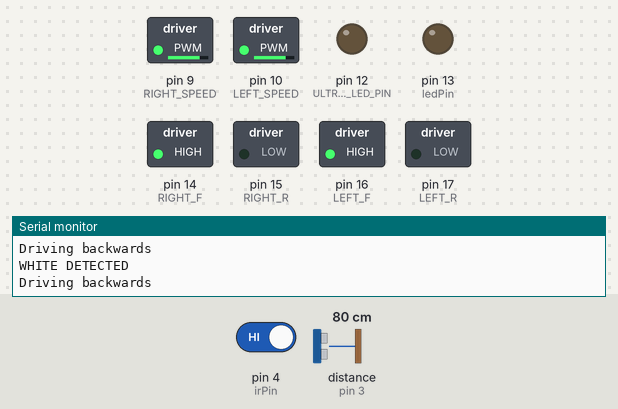
This sketch was run on a simulated Arduino Uno, built with avr-gcc and run on an emulated ATmega328P. Parts: switched loads named in the sketch (green lamp = pin HIGH), output pins drawn as LEDs (lit = HIGH), the last lines printed to the serial monitor. Wiring (inferred from the names in the program): ultrasonic range finder: trigger pin 2; echo pin 3. The test bench sets the inputs (shaded band); at power-on: pin 4 (irPin) HIGH, distance to the obstacle (sensor on pin 3) 80 cm. The echo pulse lasts 58.3 µs per cm; pins used as bus, display or sensor lines are not drawn.

Above: at 6.2 s.
6.3 s: pin 4 (irPin) driven LOW
At 7.1 s:
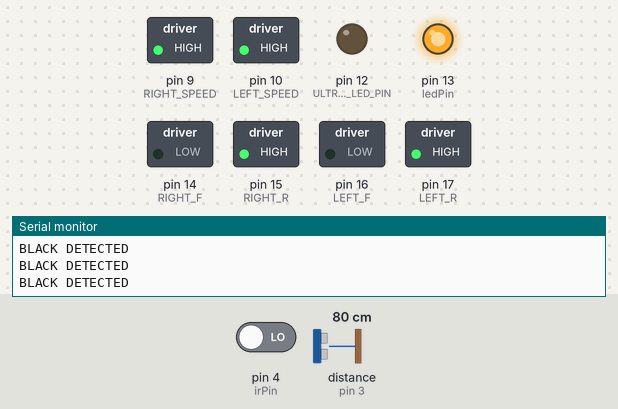
7.9 s: pin 4 (irPin) driven HIGH
At 8.05 s:
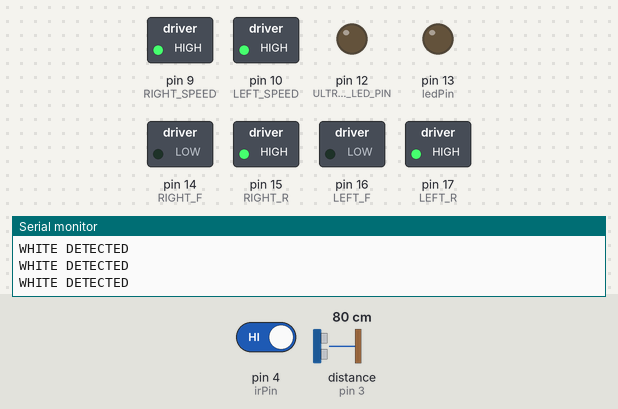
Timing chart, 0 to 10.9 s (numbered marks = the images above; inputs shaded):
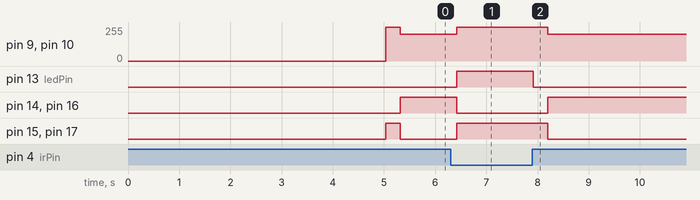

The sketch:

SUMOBOTS.ino
```cpp
#include "ultrasonic.h"

// Motor A
int RIGHT_SPEED = 9; // Speed pin, ranges from 0 to 255 (ENA)
int RIGHT_F = 14; // Pin to move motor forwards (IN1)
int RIGHT_R = 15; // Pin to move motor backwards (IN2)
// Motor B
int LEFT_SPEED = 10; // Speed pin, ranges from 0 to 255 (ENB)
int LEFT_F = 16; // Pin to move motor forwards (IN3)
int LEFT_R = 17; // Pin to move motor backwards (IN4)

// IR sensor setup
const int irPin = 4;
const int ledPin = 13;


unsigned long duration = 50;
float dist = 700;

void setup() {
  // Setting up the serial monitor
  delay(5000);
  Serial.begin (9600);
  Serial.println("Setting pins for motors");
  // Setup all the motor control pins to outputs
  pinMode (RIGHT_SPEED, OUTPUT); pinMode (RIGHT_F, OUTPUT); pinMode (RIGHT_R, OUTPUT);
  pinMode (LEFT_SPEED, OUTPUT); pinMode (LEFT_F, OUTPUT) ; pinMode (LEFT_R, OUTPUT);

  // Setup IR sensor pins
  pinMode(irPin, INPUT_PULLUP);
  pinMode(ledPin, OUTPUT);
  Serial.println("IR sensor initialized");

  // Setup ultrasonic sensor
  setupUltrasonic();
}

int whiteCount = 0;

void loop() {
  // Check IR sensor and display color detection
  checkColorSensor();
  if (digitalRead(irPin) == HIGH) {
    whiteCount++;
  } else {
    whiteCount = 0;
  }

  duration = measureDistance();
  dist = calculateDistanceCm(duration);

  if (whiteCount > 5) {
    driveBackward();
    delay(500);
  } else if (dist < 400) {
    // RAM!!!!!
    driveForward();
  } else {
    // Search
    turnRight();
  }
  // Small delay to prevent overwhelming the serial monitor
  delay(50);
}


void checkColorSensor() {
  int state = digitalRead(irPin);

  if (state == LOW) {
    // LOW typically means white/light surface detected
    digitalWrite(ledPin, HIGH);  // Turn on LED
    Serial.println("BLACK DETECTED");
  } else {
    // HIGH typically means dark/other color surface detected
    digitalWrite(ledPin, LOW);   // Turn off LED
    Serial.println("WHITE DETECTED");
  }
}

void driveForward() {
  //Serial.println("Driving forwards");
  digitalWrite(RIGHT_F, LOW);
  digitalWrite(RIGHT_R, HIGH);
  digitalWrite(LEFT_F, LOW);
  digitalWrite(LEFT_R, HIGH);
  // Setting the speeds using enA and enB
  analogWrite(RIGHT_SPEED, 255);
  analogWrite(LEFT_SPEED, 255);
}

void driveBackward() {
  Serial.println ("Driving backwards");
  digitalWrite(RIGHT_F, HIGH);
  digitalWrite(RIGHT_R, LOW);
  digitalWrite(LEFT_F, HIGH);
  digitalWrite(LEFT_R, LOW);
  // Setting the speeds using enA and enB
  analogWrite(RIGHT_SPEED, 200);
  analogWrite(LEFT_SPEED, 200);
}

void stop() {
  Serial.println ("Stop driving");
  digitalWrite(RIGHT_F, LOW);
  digitalWrite(RIGHT_R, LOW);
  digitalWrite(LEFT_F, LOW);
  digitalWrite(LEFT_R, LOW);
  // Setting the speeds using enA and enB
  analogWrite(RIGHT_SPEED, 0);
  analogWrite(LEFT_SPEED, 0);
}

void turnLeft() {
  Serial.println ("Turn Left");
  digitalWrite(RIGHT_F, LOW);
  digitalWrite(RIGHT_R, HIGH);
  digitalWrite(LEFT_F, HIGH);
  digitalWrite(LEFT_R, LOW);
  // Setting the speeds using enA and enB
  analogWrite(RIGHT_SPEED, 20);
  analogWrite(LEFT_SPEED, 20);
}

void turnRight() {
  Serial.println ("Turn Right");
  digitalWrite(RIGHT_F, HIGH);
  digitalWrite(RIGHT_R, LOW);
  digitalWrite(LEFT_F, LOW);
  digitalWrite(LEFT_R, HIGH);
  // Setting the speeds using enA and enB
  analogWrite(RIGHT_SPEED, 170);
  analogWrite(LEFT_SPEED, 170);
}
```

ultrasonic.h
```cpp
#ifndef ULTRASONIC_H
#define ULTRASONIC_H

#include <Arduino.h>

// Ultrasonic sensor pin definitions
const int TRIG_PIN = 2;    // Changed from 9 to avoid conflict with RIGHT_SPEED
const int ECHO_PIN = 3;
const int ULTRASONIC_LED_PIN = 12;  // Using pin 12 instead of 13 to avoid conflict with IR sensor LED
const int DISTANCE_THRESHOLD = 2000; // Threshold in microseconds

// Function declarations
void setupUltrasonic();
void checkUltrasonicSensor();
unsigned long measureDistance();
float calculateDistanceCm(unsigned long duration);

// Function to initialize ultrasonic sensor
void setupUltrasonic() {
  pinMode(TRIG_PIN, OUTPUT);
  pinMode(ECHO_PIN, INPUT);
  pinMode(ULTRASONIC_LED_PIN, OUTPUT);
  digitalWrite(ULTRASONIC_LED_PIN, LOW);
  digitalWrite(TRIG_PIN, LOW);  // Ensure trigger starts LOW
  Serial.println("Ultrasonic sensor initialized");
}

// Function to measure distance and control LED
void checkUltrasonicSensor() {
  unsigned long duration = measureDistance();
  float distance_cm = calculateDistanceCm(duration);

  // Display distance information
  Serial.print("Distance: ");
  Serial.print(distance_cm);
  Serial.print(" cm (");
  //Serial.print(duration);
  //Serial.print(" microseconds)");

  if (duration > DISTANCE_THRESHOLD) {
    digitalWrite(ULTRASONIC_LED_PIN, HIGH);
    Serial.println(" - FAR");
  } else {
    digitalWrite(ULTRASONIC_LED_PIN, LOW);
    Serial.println(" - CLOSE");
  }
}

// Function to measure distance using ultrasonic sensor
unsigned long measureDistance() {
  // Send trigger pulse
  digitalWrite(TRIG_PIN, HIGH);
  delayMicroseconds(10);
  digitalWrite(TRIG_PIN, LOW);

  // Measure echo duration
  unsigned long duration = pulseIn(ECHO_PIN, HIGH);

  return duration;
}

// Function to calculate distance in centimeters from duration
float calculateDistanceCm(unsigned long duration) {
  // Convert duration to distance in cm
  // Speed of sound = 343 m/s = 0.0343 cm/microsecond
  // Distance = (duration * speed) / 2 (divide by 2 for round trip)
  // Simplified: distance_cm = duration * 0.017
  return duration * 0.017;
}

#endif 
```

Measured:
- after the input at 6.3 s, pin 9 (RIGHT_SPEED), pin 10 (LEFT_SPEED): 200/255 → 255/255 after 0.12 s; pin 13 (ledPin), pin 15 (RIGHT_R), pin 17 (LEFT_R): LOW → HIGH after 0.12 s; pin 14 (RIGHT_F), pin 16 (LEFT_F): HIGH → LOW after 0.12 s
- after the input at 7.9 s, pin 9 (RIGHT_SPEED), pin 10 (LEFT_SPEED): 255/255 → 200/255 after 0.30 s; pin 13 (ledPin): HIGH → LOW at once; pin 14 (RIGHT_F), pin 16 (LEFT_F): LOW → HIGH after 0.30 s; pin 15 (RIGHT_R), pin 17 (LEFT_R): HIGH → LOW after 0.30 s
